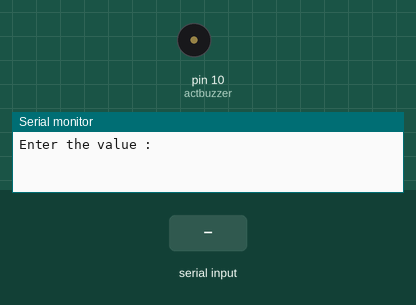
The sketch below on a simulated Arduino Uno, built with avr-gcc and run on an emulated ATmega328P. Parts: buzzer (waves = sounding, pin HIGH), the last lines printed to the serial monitor. The inputs (shaded band) are chosen by the test bench.

Above: at 1.2 s.
1.3 s: "90,45\n" received over Serial
At 1.7 s:
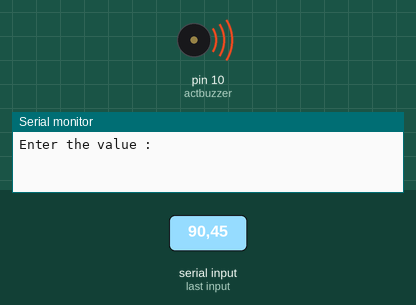
4.3 s: "30,150\n" received over Serial
At 6.7 s:
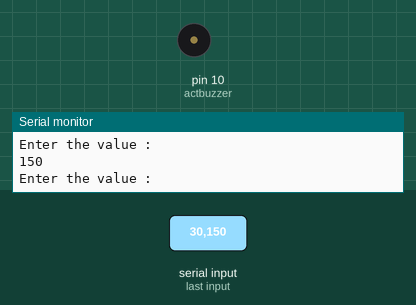
Timing chart, 0 to 8.2 s (numbered marks = the images above; inputs shaded):
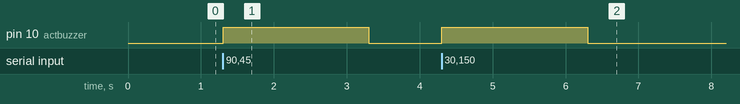

The sketch:

active_buzzer.ino
```cpp
//active buzzer

int actbuzzer=10;
int uservalue;
void setup()
{
     pinMode(actbuzzer,OUTPUT);
     Serial.begin(9600);
}


void loop()
{

  Serial.println("Enter the value : ");
  while(Serial.available()==0){}
  uservalue = Serial.parseInt();

  if (uservalue>10)
  {
    digitalWrite(actbuzzer,HIGH);
    delay(1000);
    digitalWrite(actbuzzer,LOW);
  }

  Serial.println(uservalue);

}
```

Measured:
- after the input at 1.3 s, pin 10 (actbuzzer): LOW → HIGH at once, → LOW 2.0 s later
- after the input at 4.3 s, pin 10 (actbuzzer): LOW → HIGH at once, → LOW 2.0 s later
